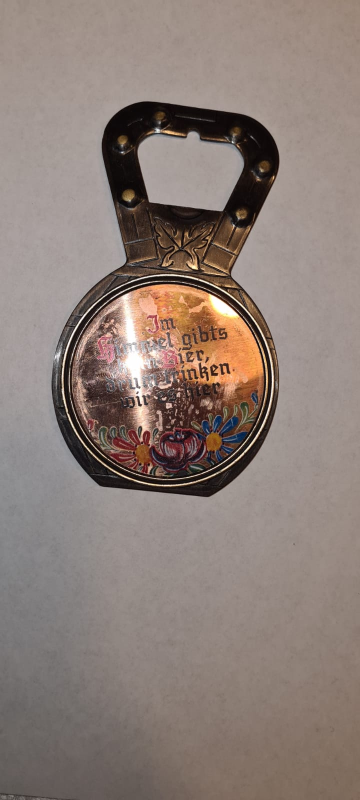
#> input picture foe.jpeg, 720 x 1600 px (shown at 1/2 size); the run also reads 1 picture not shown here
$ jupyter execute --allow-errors Final_img_to_table.ipynb
#> lines starting #> are read from the running program, lines starting #| are printed output that depends on the picture; after the words box and inside, x2 and y2 are one past the last pixel; in counts of white or black regions, pixels touching at a corner belong together
#> further down, test is the input picture: shape (1600, 720, 3); mean B, G, R 118.7, 125.5, 139.7
### preimg.py
#!/usr/bin/env python
"""Dieses Python File beinhaltet eine Klasse "preimg" um aus einem Bild verschiedene Features zu extrahieren.
Dazu nutzt es vorallem die OpenCv-Bibliothek. Zudem kann die Klasse Bilder mit Features visuell darstellen.
"""

__author__ = "Eric Hirsch und Jonas Morsch"
__version__ = "1.0.3"


import cv2
import numpy as np
from scipy.spatial import distance
import copy


class preimg:
    def __init__(self) -> None:

        self.img = None
        self.draw_img = None
        self.imgdict ={}

    def setimg(self,pimg):
        """Image einlesen von dem der Feature-Vektor erstellt wird:
        Bild wird dazu resized """
        resize = cv2.resize(pimg, (700, 700))
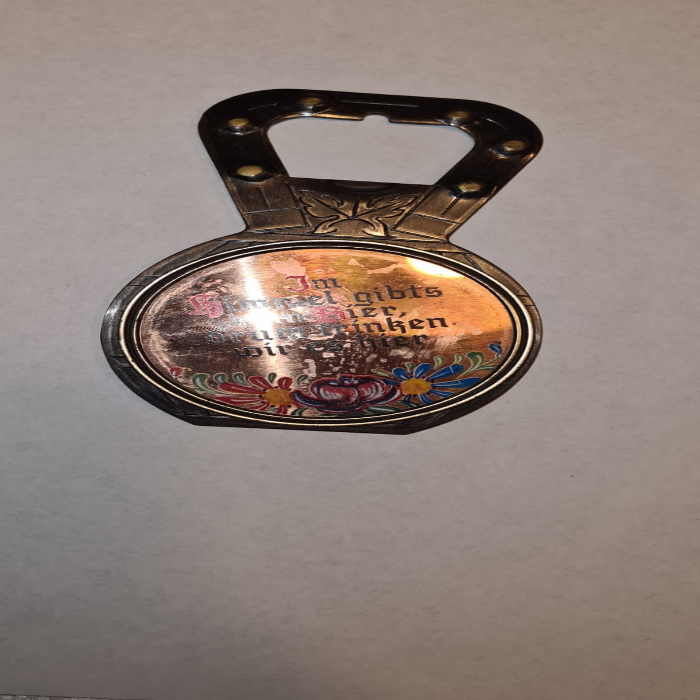
#> resize: shape (700, 700, 3); mean B, G, R 118.7, 125.4, 139.7
        self.img = copy.deepcopy(resize)
        self.draw_img = copy.deepcopy(resize)
        return 1

    def prepreprocess(self):
        """Erste Version für die Vorverarbeitung des Bildes: Schwarz/Weiß Bild und Unschärfe"""
        img = self.img
        gray = cv2.cvtColor(img, cv2.COLOR_BGR2GRAY)
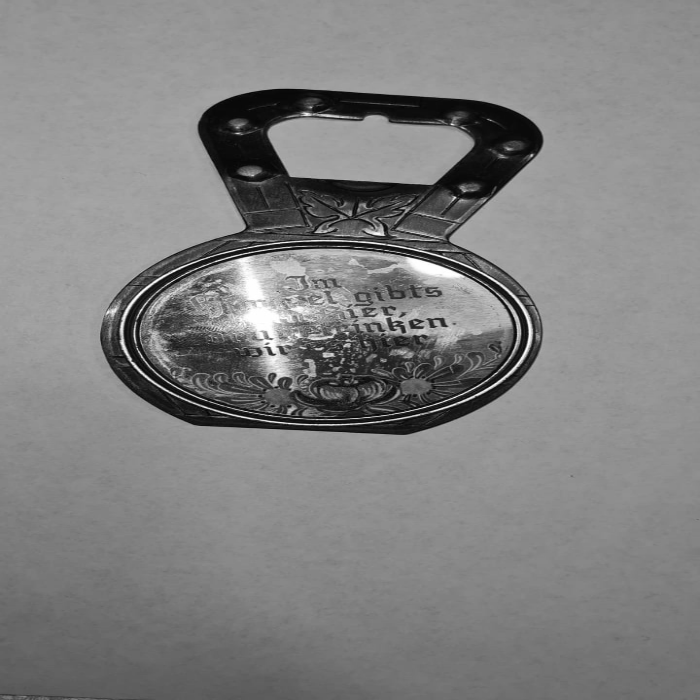
#> gray: shape (700, 700); min 2, max 255, mean 128.9
        blur = cv2.GaussianBlur(gray, (9, 9), 0)
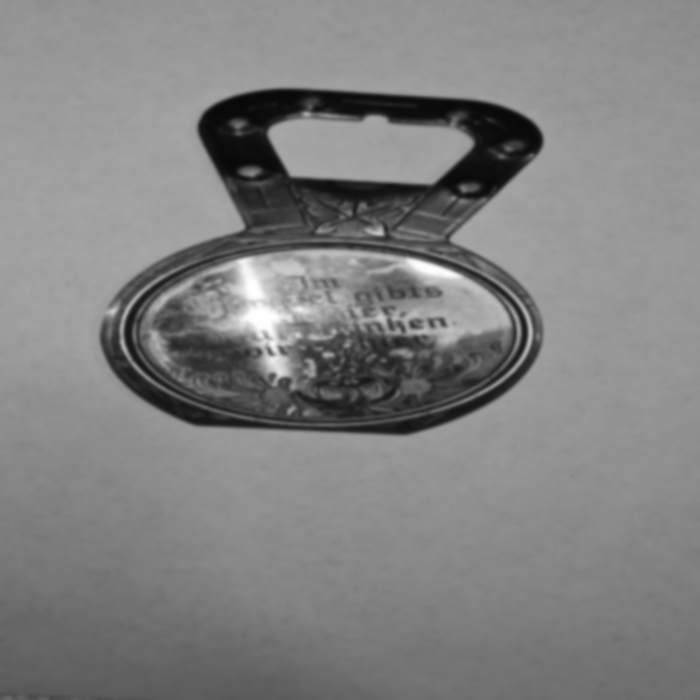
#> blur: shape (700, 700); min 9, max 254, mean 128.9
        return blur

    # [4 lines left out: function prepreprocess2, not called in this run]

    def calc_canny_cnts(self):
        """"Version 1 um vom Bild die Hauptinformation zu extrahieren:
        Konturen, Maxima, innter Kontures usw. werdem in self.imgdicht geschrieben.
        Es wird als Hauptfunktion hierfür der Canny Filter benutzt"""
        Flag = False
        image = self.prepreprocess()
        height, width = image.shape
        mpkt= (int(width/2),int(height/2)) # (x,y)
        Groesse= cv2.getStructuringElement(cv2.MORPH_ELLIPSE,(5,5))

        canny_img1= cv2.Canny(image=image, threshold1=8,threshold2=53)
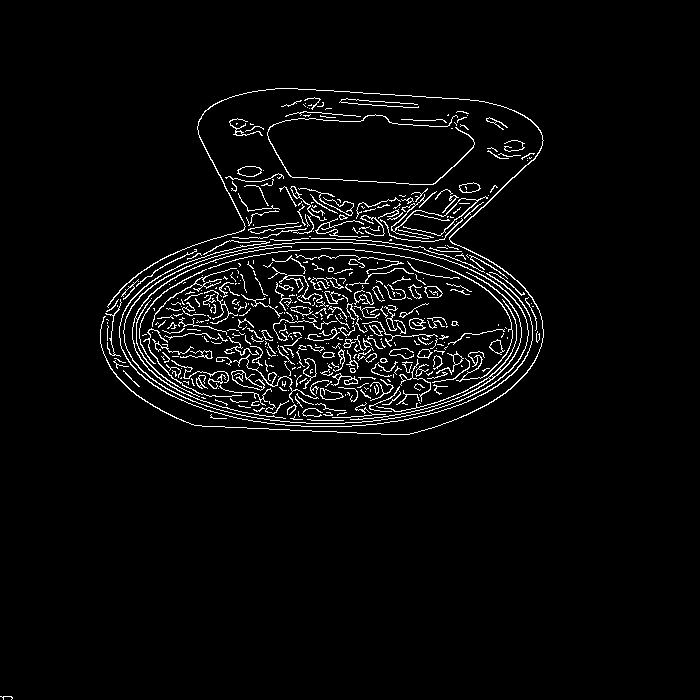
#> canny_img1: shape (700, 700); 3.8% white in thin lines or dots, all inside (x1, y1, x2, y2) = (0, 88, 544, 700)
        canny_img2= cv2.Canny(image=image, threshold1=8,threshold2=182)
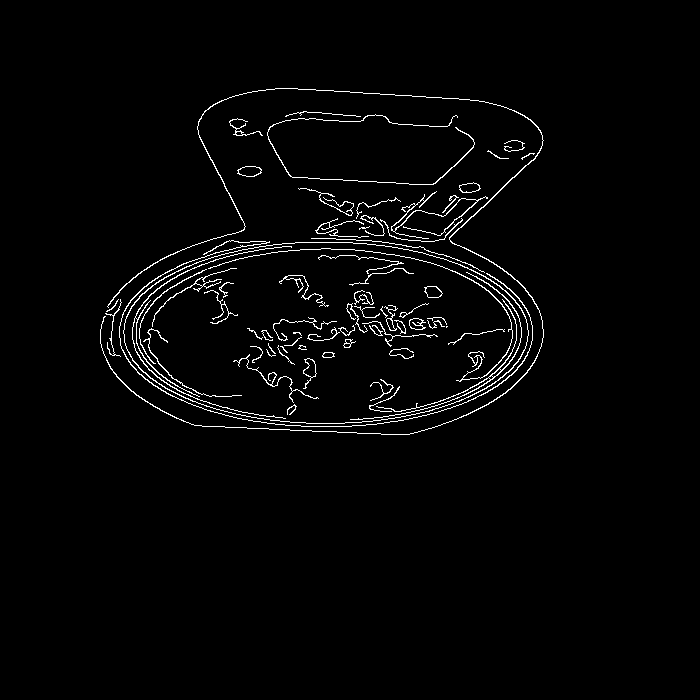
#> canny_img2: shape (700, 700); 2.2% white in thin lines or dots, all inside (x1, y1, x2, y2) = (100, 88, 544, 435)

        dil_img1 = cv2.dilate(canny_img1,Groesse,iterations = 3)
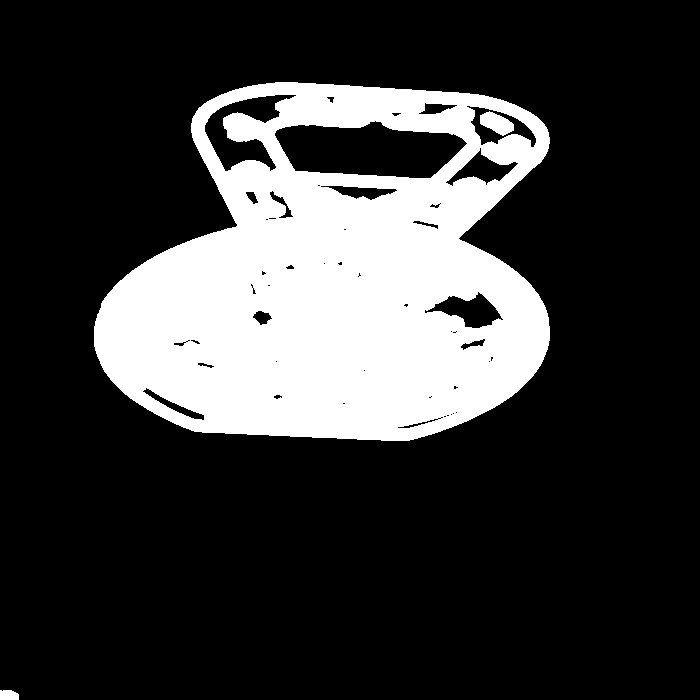
#> dil_img1: shape (700, 700); 22.1% white; 3 white regions, box (x1, y1, x2, y2) and area: (94, 82, 550, 441) 107493, (480, 111, 514, 136) 514, (0, 690, 19, 700) 173
        dil_img2 = cv2.dilate(canny_img2,Groesse,iterations = 3)
#> dil_img2: shape (700, 700); 16.5% white; 3 white regions

        cnts1 = cv2.findContours(dil_img1, cv2.RETR_EXTERNAL, cv2.CHAIN_APPROX_SIMPLE)
#> cnts1 = 2 contours; box (x1, y1, x2, y2) and area: (94, 82, 550, 441) 123164, (0, 690, 19, 700) 147
#> (the rest of the program and of its run is left out)
